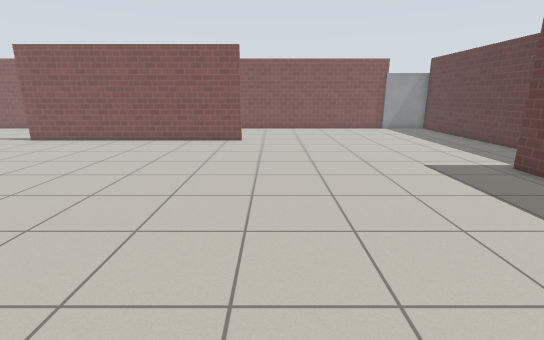
[1] (above)

14 first-person views from a walk through a world built for the Gazebo simulator. The camera is 1.2 m above the floor, tilts 14° down and sees 85° across. The floor is counted in squares, 0.5 m on a side. Each view is taken from the middle of a square. On the plan, view 1 faces up. The plan holds only what a view shows up to about 18 squares ahead; the rest is blank. Simple patterns stand in for the simulator's built-in surfaces.

[2]
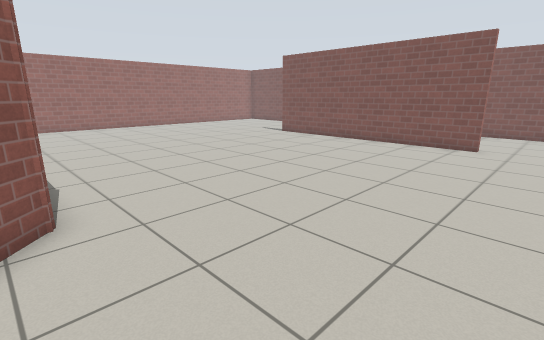

[3]
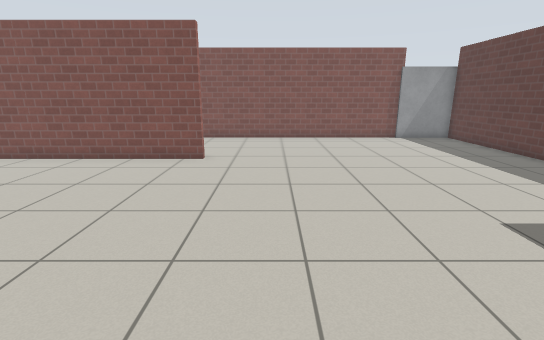

[4]
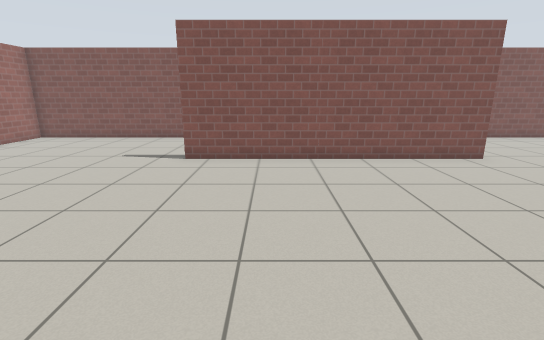

[5]
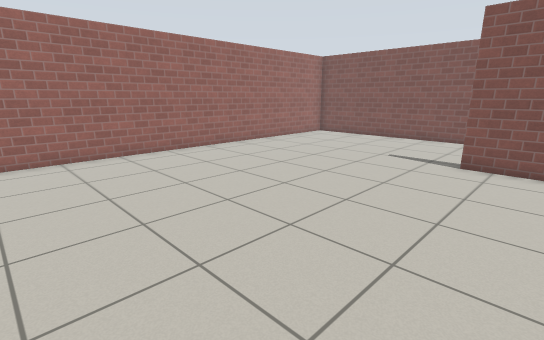

[6]
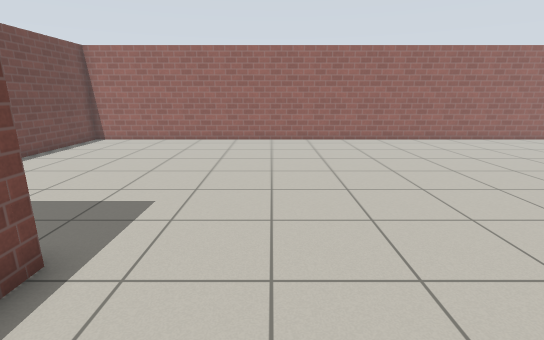

[7]
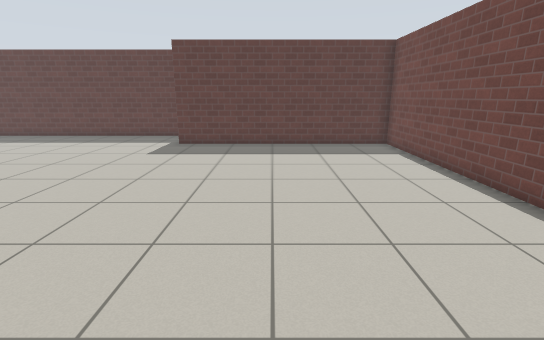

[8]
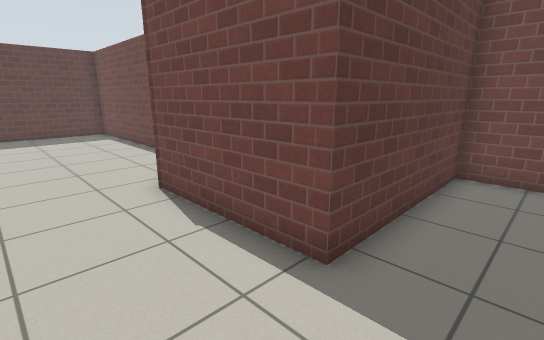

[9]
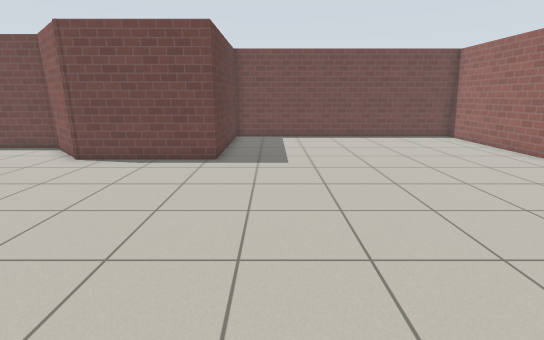

[10]
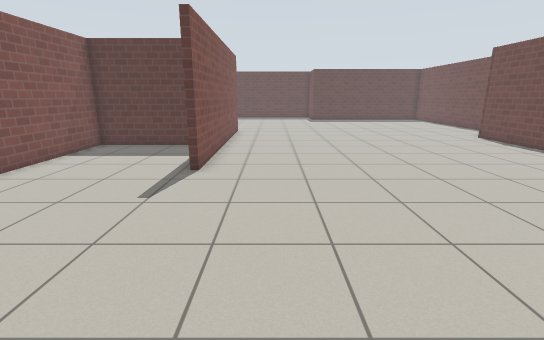

[11]
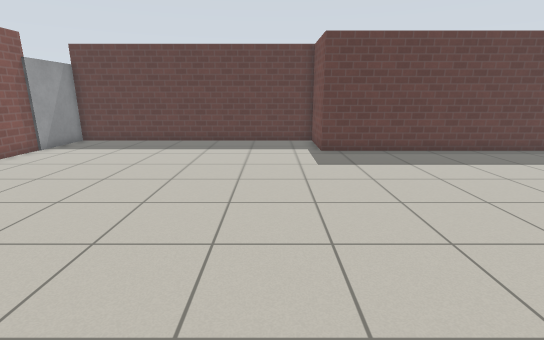

[12]
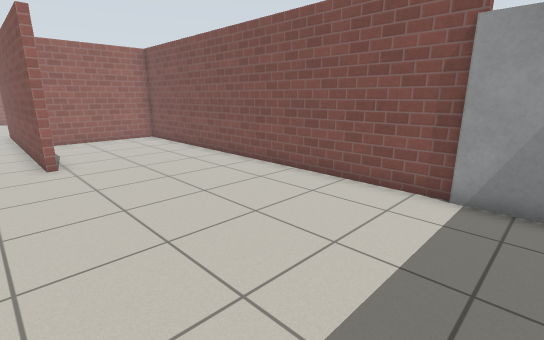

[13]
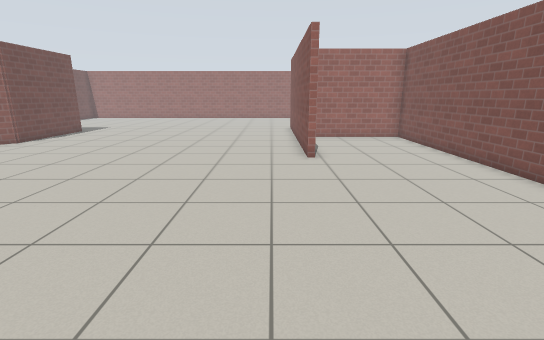

[14]
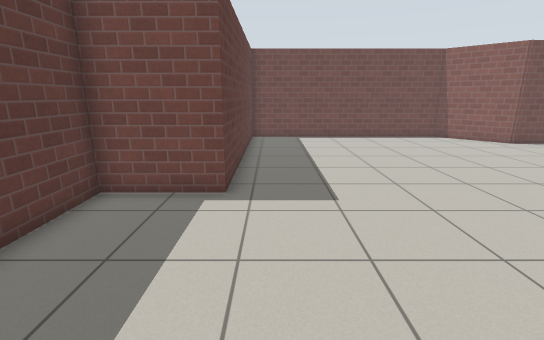

### Floor plan
Points are (right, up) in squares from view 1. A wall is a line through its corners. A room is listed if a view was taken in it or the views show most of it. See-through windows are left out.
Room 1 (views 1, 2, 3, 4, 5, 6, 7, 8, 9, 10, 11, 12, 13, 14)
walls: (-8.2, 18.1) (-8.2, 22.6) (-23.7, 22.6) (-23.7, -5) (-10.8, -5) (-10.8, 1.7) (-5.4, 1.7) (-2.8, -0.9) (8.2, -0.9) (8.2, 9.8) (11.4, 9.8) (11.4, 22.5); (-1.6, 16.4) (-13.5, 16.4); (8.4, 22.6) (-7.9, 22.6) (-7.9, 17.6)
objects: door leaf (9, 23) to (12, 23)

Positions as (right, up) in squares from view 1, and headings:
1: (0, 0), facing up
2: (1, 1), facing up-left
3: (1, 5), facing up
4: (-10, 5), facing up
5: (-11, 5), facing up-left
6: (-7, 5), facing left
7: (-7, 5), facing right
8: (-13, 5), facing down-right
9: (-13, 13), facing down
10: (-23, 14), facing right
11: (-5, 12), facing right
12: (10, 15), facing up-left
13: (10, 15), facing left
14: (7, 17), facing down
